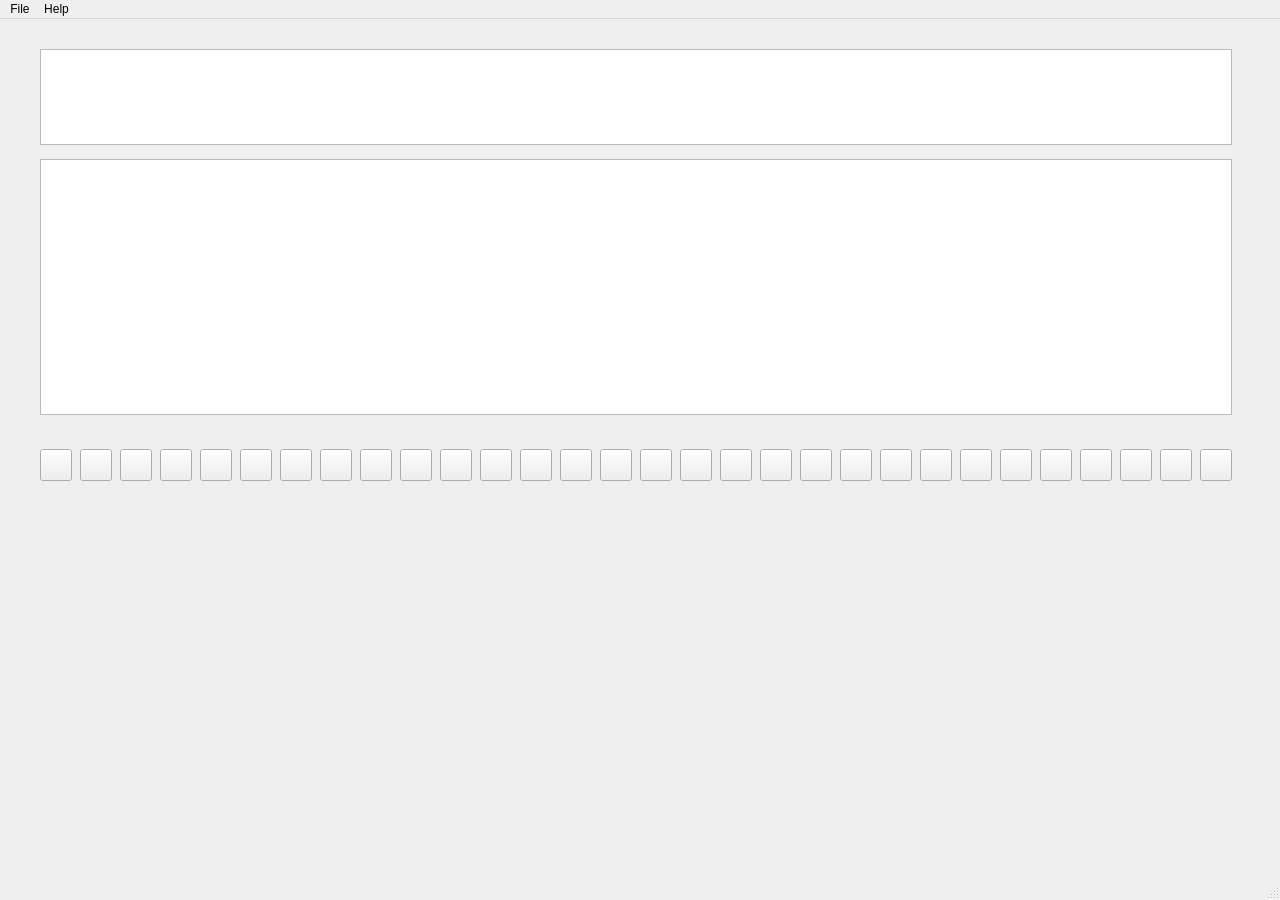
<?xml version="1.0" encoding="UTF-8"?>
<ui version="4.0">
 <class>ChineseTypewriter</class>
 <widget class="QMainWindow" name="ChineseTypewriter">
  <property name="geometry">
   <rect>
    <x>0</x>
    <y>0</y>
    <width>1280</width>
    <height>900</height>
   </rect>
  </property>
  <property name="windowTitle">
   <string>Chinese Typewriter</string>
  </property>
  <widget class="QWidget" name="centralwidget">
   <widget class="QToolButton" name="toolButton">
    <property name="geometry">
     <rect>
      <x>40</x>
      <y>430</y>
      <width>32</width>
      <height>32</height>
     </rect>
    </property>
    <property name="iconSize">
     <size>
      <width>32</width>
      <height>32</height>
     </size>
    </property>
   </widget>
   <widget class="QToolButton" name="toolButton_2">
    <property name="geometry">
     <rect>
      <x>80</x>
      <y>430</y>
      <width>32</width>
      <height>32</height>
     </rect>
    </property>
    <property name="iconSize">
     <size>
      <width>32</width>
      <height>32</height>
     </size>
    </property>
   </widget>
   <widget class="QToolButton" name="toolButton_3">
    <property name="geometry">
     <rect>
      <x>120</x>
      <y>430</y>
      <width>32</width>
      <height>32</height>
     </rect>
    </property>
    <property name="iconSize">
     <size>
      <width>32</width>
      <height>32</height>
     </size>
    </property>
   </widget>
   <widget class="QToolButton" name="toolButton_4">
    <property name="geometry">
     <rect>
      <x>160</x>
      <y>430</y>
      <width>32</width>
      <height>32</height>
     </rect>
    </property>
    <property name="iconSize">
     <size>
      <width>32</width>
      <height>32</height>
     </size>
    </property>
   </widget>
   <widget class="QToolButton" name="toolButton_5">
    <property name="geometry">
     <rect>
      <x>200</x>
      <y>430</y>
      <width>32</width>
      <height>32</height>
     </rect>
    </property>
    <property name="iconSize">
     <size>
      <width>32</width>
      <height>32</height>
     </size>
    </property>
   </widget>
   <widget class="QToolButton" name="toolButton_6">
    <property name="geometry">
     <rect>
      <x>240</x>
      <y>430</y>
      <width>32</width>
      <height>32</height>
     </rect>
    </property>
    <property name="iconSize">
     <size>
      <width>32</width>
      <height>32</height>
     </size>
    </property>
   </widget>
   <widget class="QToolButton" name="toolButton_7">
    <property name="geometry">
     <rect>
      <x>280</x>
      <y>430</y>
      <width>32</width>
      <height>32</height>
     </rect>
    </property>
    <property name="iconSize">
     <size>
      <width>32</width>
      <height>32</height>
     </size>
    </property>
   </widget>
   <widget class="QToolButton" name="toolButton_8">
    <property name="geometry">
     <rect>
      <x>320</x>
      <y>430</y>
      <width>32</width>
      <height>32</height>
     </rect>
    </property>
    <property name="iconSize">
     <size>
      <width>32</width>
      <height>32</height>
     </size>
    </property>
   </widget>
   <widget class="QToolButton" name="toolButton_9">
    <property name="geometry">
     <rect>
      <x>360</x>
      <y>430</y>
      <width>32</width>
      <height>32</height>
     </rect>
    </property>
    <property name="iconSize">
     <size>
      <width>32</width>
      <height>32</height>
     </size>
    </property>
   </widget>
   <widget class="QToolButton" name="toolButton_10">
    <property name="geometry">
     <rect>
      <x>400</x>
      <y>430</y>
      <width>32</width>
      <height>32</height>
     </rect>
    </property>
    <property name="iconSize">
     <size>
      <width>32</width>
      <height>32</height>
     </size>
    </property>
   </widget>
   <widget class="QToolButton" name="toolButton_11">
    <property name="geometry">
     <rect>
      <x>440</x>
      <y>430</y>
      <width>32</width>
      <height>32</height>
     </rect>
    </property>
    <property name="iconSize">
     <size>
      <width>32</width>
      <height>32</height>
     </size>
    </property>
   </widget>
   <widget class="QToolButton" name="toolButton_12">
    <property name="geometry">
     <rect>
      <x>480</x>
      <y>430</y>
      <width>32</width>
      <height>32</height>
     </rect>
    </property>
    <property name="iconSize">
     <size>
      <width>32</width>
      <height>32</height>
     </size>
    </property>
   </widget>
   <widget class="QToolButton" name="toolButton_13">
    <property name="geometry">
     <rect>
      <x>520</x>
      <y>430</y>
      <width>32</width>
      <height>32</height>
     </rect>
    </property>
    <property name="iconSize">
     <size>
      <width>32</width>
      <height>32</height>
     </size>
    </property>
   </widget>
   <widget class="QToolButton" name="toolButton_14">
    <property name="geometry">
     <rect>
      <x>560</x>
      <y>430</y>
      <width>32</width>
      <height>32</height>
     </rect>
    </property>
    <property name="iconSize">
     <size>
      <width>32</width>
      <height>32</height>
     </size>
    </property>
   </widget>
   <widget class="QToolButton" name="toolButton_15">
    <property name="geometry">
     <rect>
      <x>600</x>
      <y>430</y>
      <width>32</width>
      <height>32</height>
     </rect>
    </property>
    <property name="iconSize">
     <size>
      <width>32</width>
      <height>32</height>
     </size>
    </property>
   </widget>
   <widget class="QToolButton" name="toolButton_16">
    <property name="geometry">
     <rect>
      <x>640</x>
      <y>430</y>
      <width>32</width>
      <height>32</height>
     </rect>
    </property>
    <property name="iconSize">
     <size>
      <width>32</width>
      <height>32</height>
     </size>
    </property>
   </widget>
   <widget class="QToolButton" name="toolButton_17">
    <property name="geometry">
     <rect>
      <x>680</x>
      <y>430</y>
      <width>32</width>
      <height>32</height>
     </rect>
    </property>
    <property name="iconSize">
     <size>
      <width>32</width>
      <height>32</height>
     </size>
    </property>
   </widget>
   <widget class="QToolButton" name="toolButton_18">
    <property name="geometry">
     <rect>
      <x>720</x>
      <y>430</y>
      <width>32</width>
      <height>32</height>
     </rect>
    </property>
    <property name="iconSize">
     <size>
      <width>32</width>
      <height>32</height>
     </size>
    </property>
   </widget>
   <widget class="QToolButton" name="toolButton_19">
    <property name="geometry">
     <rect>
      <x>760</x>
      <y>430</y>
      <width>32</width>
      <height>32</height>
     </rect>
    </property>
    <property name="iconSize">
     <size>
      <width>32</width>
      <height>32</height>
     </size>
    </property>
   </widget>
   <widget class="QToolButton" name="toolButton_20">
    <property name="geometry">
     <rect>
      <x>800</x>
      <y>430</y>
      <width>32</width>
      <height>32</height>
     </rect>
    </property>
    <property name="iconSize">
     <size>
      <width>32</width>
      <height>32</height>
     </size>
    </property>
   </widget>
   <widget class="QToolButton" name="toolButton_21">
    <property name="geometry">
     <rect>
      <x>840</x>
      <y>430</y>
      <width>32</width>
      <height>32</height>
     </rect>
    </property>
    <property name="iconSize">
     <size>
      <width>32</width>
      <height>32</height>
     </size>
    </property>
   </widget>
   <widget class="QToolButton" name="toolButton_22">
    <property name="geometry">
     <rect>
      <x>880</x>
      <y>430</y>
      <width>32</width>
      <height>32</height>
     </rect>
    </property>
    <property name="iconSize">
     <size>
      <width>32</width>
      <height>32</height>
     </size>
    </property>
   </widget>
   <widget class="QToolButton" name="toolButton_23">
    <property name="geometry">
     <rect>
      <x>920</x>
      <y>430</y>
      <width>32</width>
      <height>32</height>
     </rect>
    </property>
    <property name="iconSize">
     <size>
      <width>32</width>
      <height>32</height>
     </size>
    </property>
   </widget>
   <widget class="QToolButton" name="toolButton_24">
    <property name="geometry">
     <rect>
      <x>960</x>
      <y>430</y>
      <width>32</width>
      <height>32</height>
     </rect>
    </property>
    <property name="iconSize">
     <size>
      <width>32</width>
      <height>32</height>
     </size>
    </property>
   </widget>
   <widget class="QToolButton" name="toolButton_25">
    <property name="geometry">
     <rect>
      <x>1000</x>
      <y>430</y>
      <width>32</width>
      <height>32</height>
     </rect>
    </property>
    <property name="iconSize">
     <size>
      <width>32</width>
      <height>32</height>
     </size>
    </property>
   </widget>
   <widget class="QToolButton" name="toolButton_26">
    <property name="geometry">
     <rect>
      <x>1040</x>
      <y>430</y>
      <width>32</width>
      <height>32</height>
     </rect>
    </property>
    <property name="iconSize">
     <size>
      <width>32</width>
      <height>32</height>
     </size>
    </property>
   </widget>
   <widget class="QToolButton" name="toolButton_27">
    <property name="geometry">
     <rect>
      <x>1080</x>
      <y>430</y>
      <width>32</width>
      <height>32</height>
     </rect>
    </property>
    <property name="iconSize">
     <size>
      <width>32</width>
      <height>32</height>
     </size>
    </property>
   </widget>
   <widget class="QToolButton" name="toolButton_28">
    <property name="geometry">
     <rect>
      <x>1120</x>
      <y>430</y>
      <width>32</width>
      <height>32</height>
     </rect>
    </property>
    <property name="iconSize">
     <size>
      <width>32</width>
      <height>32</height>
     </size>
    </property>
   </widget>
   <widget class="QToolButton" name="toolButton_29">
    <property name="geometry">
     <rect>
      <x>1160</x>
      <y>430</y>
      <width>32</width>
      <height>32</height>
     </rect>
    </property>
    <property name="iconSize">
     <size>
      <width>32</width>
      <height>32</height>
     </size>
    </property>
   </widget>
   <widget class="QToolButton" name="toolButton_30">
    <property name="geometry">
     <rect>
      <x>1200</x>
      <y>430</y>
      <width>32</width>
      <height>32</height>
     </rect>
    </property>
    <property name="iconSize">
     <size>
      <width>32</width>
      <height>32</height>
     </size>
    </property>
   </widget>
   <widget class="QTextBrowser" name="textBrowser">
    <property name="geometry">
     <rect>
      <x>40</x>
      <y>30</y>
      <width>1192</width>
      <height>96</height>
     </rect>
    </property>
   </widget>
   <widget class="QTextBrowser" name="textBrowser_2">
    <property name="geometry">
     <rect>
      <x>40</x>
      <y>140</y>
      <width>1192</width>
      <height>256</height>
     </rect>
    </property>
   </widget>
  </widget>
  <widget class="QMenuBar" name="menubar">
   <property name="geometry">
    <rect>
     <x>0</x>
     <y>0</y>
     <width>1280</width>
     <height>22</height>
    </rect>
   </property>
   <widget class="QMenu" name="menuFile">
    <property name="title">
     <string>File</string>
    </property>
    <addaction name="actionNewFile"/>
    <addaction name="actionOpenFile"/>
    <addaction name="actionSaveFile"/>
    <addaction name="actionCloseFile"/>
    <addaction name="actionQuit"/>
   </widget>
   <widget class="QMenu" name="menuHelp">
    <property name="title">
     <string>Help</string>
    </property>
    <addaction name="actionAbout"/>
   </widget>
   <addaction name="menuFile"/>
   <addaction name="menuHelp"/>
  </widget>
  <widget class="QStatusBar" name="statusbar"/>
  <action name="actionNewFile">
   <property name="text">
    <string>New</string>
   </property>
   <property name="toolTip">
    <string>NewFile</string>
   </property>
  </action>
  <action name="actionOpenFile">
   <property name="text">
    <string>Open</string>
   </property>
   <property name="toolTip">
    <string>OpenFile</string>
   </property>
  </action>
  <action name="actionSaveFile">
   <property name="text">
    <string>Save</string>
   </property>
   <property name="toolTip">
    <string>SaveFile</string>
   </property>
  </action>
  <action name="actionCloseFile">
   <property name="text">
    <string>Close</string>
   </property>
   <property name="toolTip">
    <string>CloseFile</string>
   </property>
  </action>
  <action name="actionQuit">
   <property name="text">
    <string>Quit</string>
   </property>
  </action>
  <action name="actionAbout">
   <property name="text">
    <string>About</string>
   </property>
  </action>
 </widget>
 <resources/>
 <connections/>
</ui>
